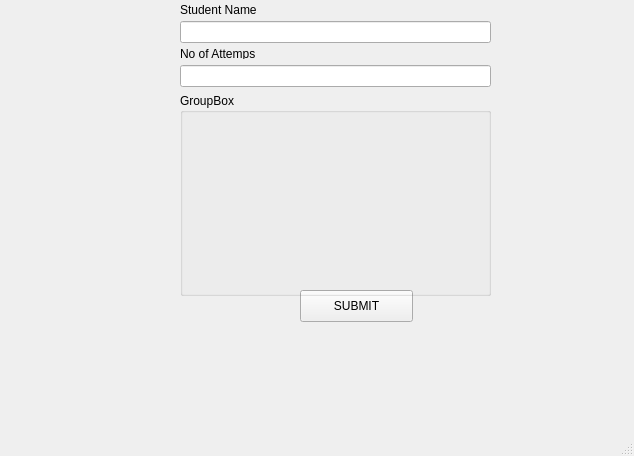
<?xml version="1.0" encoding="UTF-8"?>
<ui version="4.0">
 <class>MainWindow</class>
 <widget class="QMainWindow" name="MainWindow">
  <property name="geometry">
   <rect>
    <x>0</x>
    <y>0</y>
    <width>634</width>
    <height>456</height>
   </rect>
  </property>
  <property name="windowTitle">
   <string>MainWindow</string>
  </property>
  <property name="styleSheet">
   <string notr="true">QMainWindow {
    background: qlineargradient(
        spread:pad, x1:0, y1:0, x2:1, y2:1,
        stop:0 #ffecd2, stop:1 #fcb69f
    );
}
</string>
  </property>
  <widget class="QWidget" name="centralwidget">
   <widget class="QPushButton" name="submitButton">
    <property name="geometry">
     <rect>
      <x>300</x>
      <y>290</y>
      <width>113</width>
      <height>32</height>
     </rect>
    </property>
    <property name="text">
     <string>SUBMIT</string>
    </property>
   </widget>
   <widget class="QLabel" name="statusLabel">
    <property name="geometry">
     <rect>
      <x>260</x>
      <y>320</y>
      <width>201</width>
      <height>51</height>
     </rect>
    </property>
    <property name="text">
     <string/>
    </property>
   </widget>
   <widget class="QWidget" name="layoutWidget">
    <property name="geometry">
     <rect>
      <x>180</x>
      <y>5</y>
      <width>311</width>
      <height>291</height>
     </rect>
    </property>
    <layout class="QVBoxLayout" name="verticalLayout">
     <item>
      <widget class="QLabel" name="label">
       <property name="enabled">
        <bool>true</bool>
       </property>
       <property name="maximumSize">
        <size>
         <width>100</width>
         <height>10</height>
        </size>
       </property>
       <property name="text">
        <string>Student Name</string>
       </property>
      </widget>
     </item>
     <item>
      <widget class="QLineEdit" name="nameEdit"/>
     </item>
     <item>
      <widget class="QLabel" name="label_2">
       <property name="maximumSize">
        <size>
         <width>16777215</width>
         <height>10</height>
        </size>
       </property>
       <property name="text">
        <string>No of Attemps</string>
       </property>
      </widget>
     </item>
     <item>
      <widget class="QLineEdit" name="attemptsEdit"/>
     </item>
     <item>
      <widget class="QGroupBox" name="Scores">
       <property name="title">
        <string>GroupBox</string>
       </property>
       <widget class="QWidget" name="verticalLayoutWidget">
        <property name="geometry">
         <rect>
          <x>0</x>
          <y>20</y>
          <width>311</width>
          <height>181</height>
         </rect>
        </property>
        <layout class="QVBoxLayout" name="scoresLayout"/>
       </widget>
      </widget>
     </item>
    </layout>
   </widget>
  </widget>
  <widget class="QMenuBar" name="menubar">
   <property name="geometry">
    <rect>
     <x>0</x>
     <y>0</y>
     <width>634</width>
     <height>24</height>
    </rect>
   </property>
  </widget>
  <widget class="QStatusBar" name="statusbar"/>
 </widget>
 <resources/>
 <connections/>
</ui>
